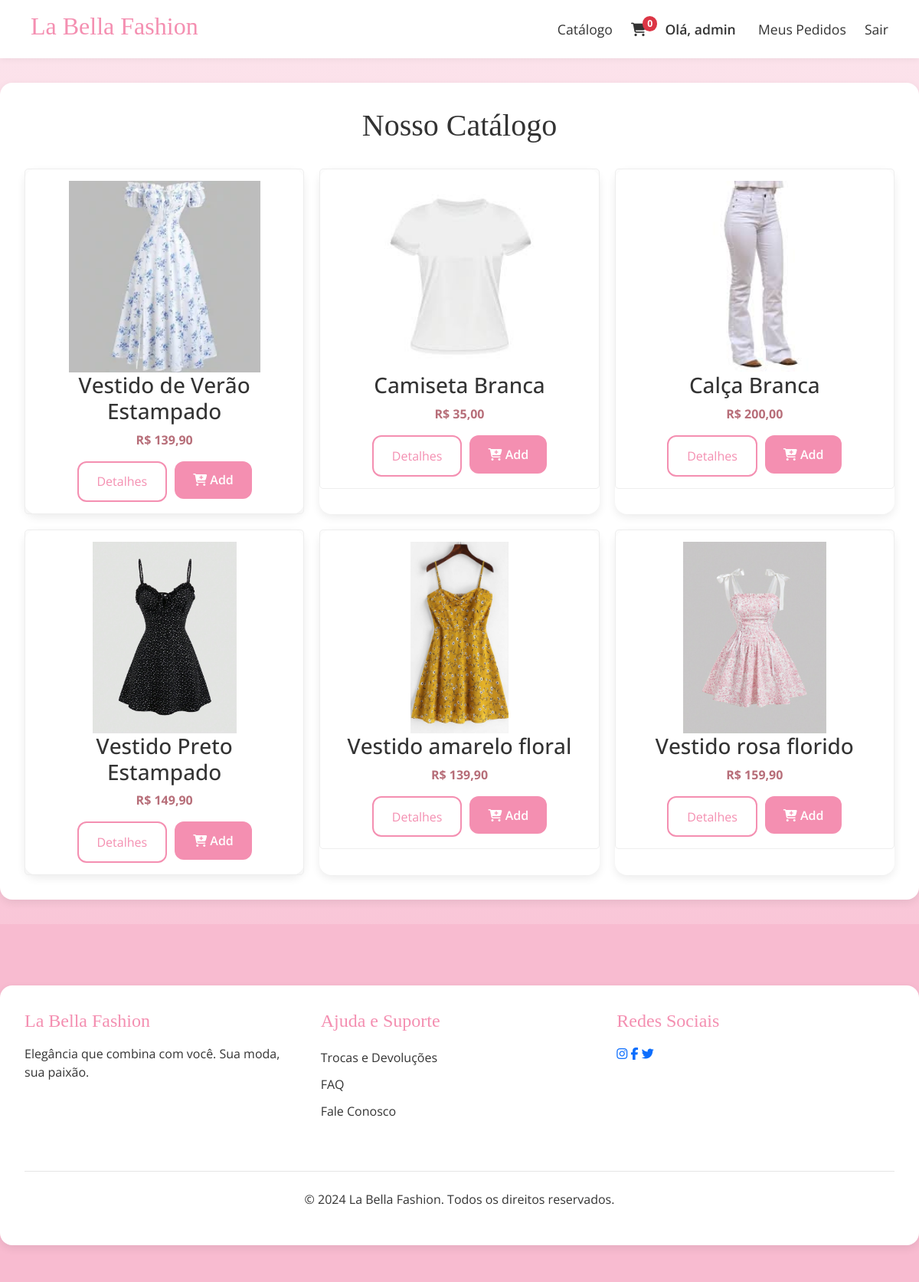
The page /produtos/ (signed in) on the database its author committed.
### produtos/models.py (models this page shows, shortened)
class Produto(models.Model):
    nome = models.CharField(max_length=100)
    descricao = models.TextField()
    preco = models.DecimalField(max_digits=8, decimal_places=2)
    imagem = models.ImageField(upload_to='produtos/')
    categoria = models.CharField(max_length=50)

### produtos/views.py (the view)
# urls.py: path('', views.catalogo, name='catalogo'),
def catalogo(request):
    produtos = Produto.objects.all()
    return render(request, 'catalogo.html', {'produtos': produtos})

### produtos/templates/catalogo.html (shortened to what this page needs)
{% extends 'base.html' %}
{% load static %}
{% block content %}
<div class="container">
    <h2>Nosso Catálogo</h2>
    <div class="catalog-container">
        {% for produto in produtos %}
        <div class="product-card">
            <div class="product-item">
                <a href="{% url 'detalhes_produto' produto.id %}">
                    {% if produto.imagem %}
                        <img src="{{ produto.imagem.url }}" alt="{{ produto.nome }}" class="img-fluid product-image">
                    {% endif %}
                </a>
                <h3>{{ produto.nome }}</h3>
                <p class="product-price">R$ {{ produto.preco|floatformat:2 }}</p>
                <div class="product-actions">
                    <a href="{% url 'detalhes_produto' produto.id %}" class="btn btn-secondary btn-sm">Detalhes</a>
                    {% if user.is_authenticated %}
                        <form hx-post="{% url 'pedido:adicionar_ao_carrinho' produto.id %}" hx-trigger="submit" class="d-inline">
                            <button type="submit" class="btn btn-primary btn-sm">
                                <i class="fas fa-cart-plus"></i> Add
                            </button>
                        </form>
                    {% else %}
                        <a href="{% url 'usuario:cadastrar' %}?next={{ request.path }}" class="btn btn-primary btn-sm">
                            <i class="fas fa-cart-plus"></i> Add
                        </a>
                    {% endif %}
                </div>
            </div>
        </div>
        {% endfor %}
    </div>
</div>
{% endblock %}

### djangoapp/templates/base.html (shortened to what this page needs)
{% load static %}
<!DOCTYPE html>
<html lang="pt-br">
<head>
    <link href="https://cdn.jsdelivr.net/npm/bootstrap@5.3.3/dist/css/bootstrap.min.css" rel="stylesheet">
    <link rel="stylesheet" href="https://cdnjs.cloudflare.com/ajax/libs/font-awesome/6.5.2/css/all.min.css" />
    <link rel="stylesheet" href="{% static 'style.css' %}">
</head>
<body>
    <header class="header">
        <h1><a href="{% url 'home' %}" style="text-decoration: none; color: inherit;">La Bella Fashion</a></h1>
        <nav>
            <div class="nav-links">
                <a href="{% url 'catalogo' %}">Catálogo</a>
                {% if user.is_authenticated %}
                    <a href="{% url 'pedido:ver_carrinho' %}" class="cart-icon-link">
                        <i class="fas fa-shopping-cart"></i>
                        <span id="cart-count" class="badge bg-danger rounded-pill">{{ carrinho_count|default:0 }}</span>
                    </a>
                    <a href="{% url 'usuario:meus_dados' %}" class="user-name">Olá, {{ user.first_name|default:user.username }}</a>
                    <a href="{% url 'pedido:lista_pedidos' %}">Meus Pedidos</a>
                    <a href="{% url 'usuario:logout' %}">Sair</a>
                {% else %}
                    <a href="{% url 'usuario:cadastrar' %}" class="btn-sm btn-secondary">Cadastro</a>
                    <a href="{% url 'usuario:login' %}" class="login-link">
                        <i class="fas fa-user"></i> Login
                    </a>
                {% endif %}
            </div>
        </nav>
    </header>
    <main>
        {% block content %}
        {% endblock %}
    </main>
    <footer class="footer-complete">
        <div class="container">
            <div class="row">
                <div class="col-md-4 footer-col">
                    <h5>La Bella Fashion</h5>
                    <p>Elegância que combina com você. Sua moda, sua paixão.</p>
                </div>
                <div class="col-md-4 footer-col">
                    <h5>Ajuda e Suporte</h5>
                    <ul>
                        <li><a href="#">Trocas e Devoluções</a></li>
                        <li><a href="#">FAQ</a></li>
                        <li><a href="#">Fale Conosco</a></li>
                    </ul>
                </div>
                <div class="col-md-4 footer-col">
                    <h5>Redes Sociais</h5>
                    <div class="social-links">
                        <a href="#"><i class="fab fa-instagram"></i></a>
                        <a href="#"><i class="fab fa-facebook-f"></i></a>
                        <a href="#"><i class="fab fa-twitter"></i></a>
                    </div>
                </div>
            </div>
            <div class="copyright text-center mt-4">
                <p>© 2024 La Bella Fashion. Todos os direitos reservados.</p>
            </div>
        </div>
    </footer>
    <div id="toast-container" class="toast-container position-fixed bottom-0 end-0 p-3" style="z-index: 1100"></div>
</body>
</html>

### static/style.css (style rules this page uses)
:root { --rosa-principal: #f48fb1; --rosa-claro: #fce4ec; --rosa-medio: #f8bbd0; --texto-escuro: #333; --branco: #fff; }
* { margin: 0; padding: 0; box-sizing: border-box; }
body { font-family: 'Open Sans', sans-serif; color: var(--texto-escuro); background: linear-gradient(to bottom, var(--rosa-claro), var(--rosa-medio)); min-height: 100vh; }
.header { background: var(--branco); padding: 15px 40px; display: flex; justify-content: space-between; align-items: center; box-shadow: 0 2px 8px rgba(0,0,0,0.05); }
.header h1 { font-family: 'Playfair Display', serif; font-weight: 500; font-size: 2rem; color: var(--rosa-principal); }
.nav-links a { margin-left: 20px; font-size: 1.1em; text-decoration: none; color: var(--texto-escuro); }
.cart-icon-link { position: relative; }
#cart-count { position: absolute; top: -5px; right: -10px; font-size: 0.7em; padding: 0.3em 0.5em; }
.user-name { font-weight: 600; color: var(--rosa-principal); margin-right: 5px; }
.btn-primary { background: var(--rosa-principal); color: var(--branco); padding: 1rem 2rem; border-radius: 50px; text-decoration: none; font-weight: 600; transition: background 0.3s; }
.container { max-width: 1200px; margin: 2rem auto; padding: 2rem; background: var(--branco); border-radius: 16px; box-shadow: 0 4px 12px rgba(0,0,0,0.08); }
h1, h2 { font-family: 'Playfair Display', serif; font-weight: 500; }
h2 { font-size: 2.5rem; margin-bottom: 2rem; color: var(--texto-escuro); text-align: center; }
form { display: flex; flex-direction: column; gap: 1rem; }
button, .btn { background: var(--rosa-principal); color: var(--branco); border: none; padding: 0.8rem 1.5rem; border-radius: 12px; font-size: 1rem; cursor: pointer; transition: 0.3s; text-decoration: none; display: inline-block; text-align: center; width: 100%; }
.btn-secondary { background: var(--branco); color: var(--rosa-principal); border: 2px solid var(--rosa-principal); }
.product-card { border: none; border-radius: 16px; box-shadow: 0 4px 12px rgba(0,0,0,0.08); transition: transform 0.3s; }
.catalog-container { display: grid; grid-template-columns: repeat(3, 1fr); gap: 20px; text-align: center; }
.product-item { padding: 15px; border: 1px solid #eee; border-radius: 5px; }
.product-image { height: 250px; object-fit: cover; }
.product-price { font-weight: bold; color: #b76e79; }
.product-actions { display: flex; justify-content: center; gap: 10px; margin-top: 15px; }
.product-actions .btn { width: auto; min-width: 100px; }
.footer-complete { background: var(--rosa-medio); color: var(--texto-escuro); padding: 3rem 0 1rem; }
.footer-col { margin-bottom: 20px; }
.footer-col h5 { font-family: 'Playfair Display', serif; font-size: 1.5rem; margin-bottom: 1rem; color: var(--rosa-principal); }
.footer-col ul { list-style: none; padding: 0; }
.footer-col ul li a { color: var(--texto-escuro); text-decoration: none; line-height: 2.2; transition: color 0.3s; }
.footer-complete .copyright { border-top: 1px solid rgba(0,0,0,0.1); margin-top: 1.5rem; padding-top: 1.5rem; }

### rows shown on the page
Produto: imagem (picture), nome "Vestido de Verão Estampado", preco "139,90"
Produto: imagem (picture), nome "Camiseta Branca", preco "35,00"
Produto: imagem (picture), nome "Calça Branca", preco "200,00"
Produto: imagem (picture), nome "Vestido Preto Estampado", preco "149,90"
Produto: imagem (picture), nome "Vestido amarelo floral", preco "139,90"
Produto: imagem (picture), nome "Vestido rosa florido", preco "159,90"

### other values the page prints
{{ carrinho_count|default:0 }} "0"
{{ user.first_name|default:user.username }} "admin"
